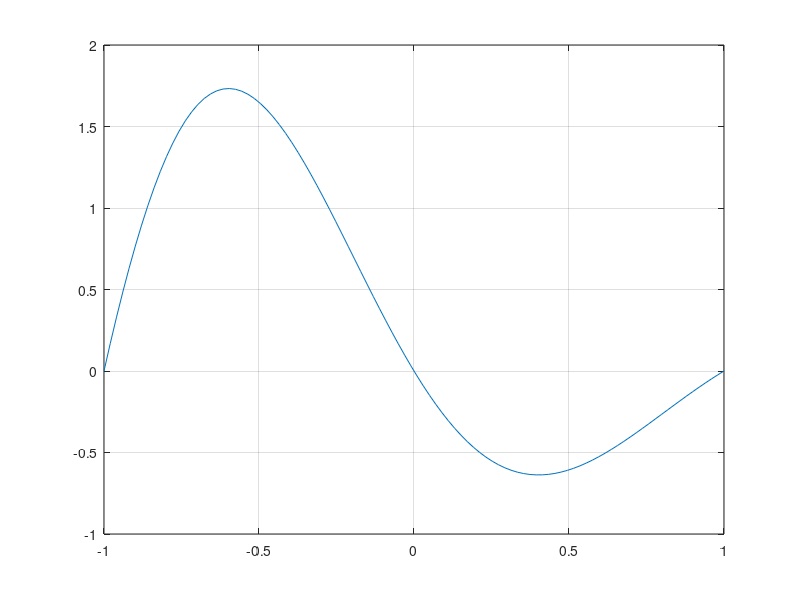

The MATLAB script that drew this image: (Note: this script raises an error after producing the figure.)
clear all
close all
clc

f = @(x) -sin(pi*x).*exp(-x);
Ns = [5, 10, 15];
Ks = [2, 5, 8];
x1 = linspace(-1, 1, 100);

%%Problem 1
for i = 1 : 3
    N = Ns(i);
    y = f(x1);
    
    figure (i)
    plot(x1, y);
    hold on
    grid on
    [x, y] = createXY(N);
    plot(x, y, '*');
    xlabel('x');
    ylabel('y');
    title(['N = ', num2str(N)]);
end


Ns = [10, 20, 40];
Ks = [5, 18, 35];

%%Problem 2
for i = 1 : 3
    N = Ns(i);
    K = Ks(i);
    [x, y, fxLS, fxLSChol] = LSsolve(K, N);
    figure(i+3)
    plot(x1, f(x1), x, fxLS, '-o')
    legend('reference function', 'result of approximation')
    grid on
    xlabel('x')
    ylabel('f(x)')
    title(['The approximation of f(x) for N = ', num2str(N), ' and K = ', num2str(K)]);
end

%Problem 3
%Dependence of indicator on N and K
K = [4:40];
N = [6:42];
accuracy = zeros(length(K), length(N));
accuracyInf = zeros(length(K), length(N));

for k = 4 : 40
    for n = k+2 : 42
        [x, y, fxLS, ] = LSsolve(k, n);
        accuracy(k-3, n-k-1) = norm(fxLS - y) / norm(y);
        accuracyInf(k-3, n-k-1) = norm(fxLS - y, Inf) / norm(y, Inf);
    end
end

figure(7)
mesh(K, N, log10(accuracy))
xlabel('K');
ylabel('N');
zlabel('\bf \delta_{2}');
title('The dependence of \delta_{2}(K, N) on N and K');
grid on

figure(8)
mesh(K, N, log10(accuracyInf))
xlabel('K');
ylabel('N');
zlabel('\bf \delta_{\infty}');
title('The dependence of \delta_{\infty}(K, N) on N and K');
grid on


%Problem 4
err = [0.01, 0.001, 0.0001];
accuracy = zeros(length(K), length(N));
accuracyInf = zeros(length(K), length(N));
variance = zeros(length(K), length(N));
for i = 1 : 3
    lvDisturbance = err(i);
    for k = 4 : 40
        for n = k+2 : 42
            [x, y, fxLS, ] = LSsolveErr(k, n, lvDisturbance);
            accuracy(k-3, n-k-1) = norm(fxLS - y) / norm(y);
            accuracyInf(k-3, n-k-1) = norm(fxLS - y, Inf) / norm(y, Inf);
            variance(k-3, n-k-1) = var(y);
        end
    end

    figure(2*i + 7)
    mesh(K, N, log10(accuracy))
    xlabel('K');
    ylabel('N');
    zlabel('\bf \delta_{2}');
    title(['The dependence of \delta_{2}(K, N) on \sigma_{y}^{2} with level of disturbance is ', num2str(lvDisturbance)]);
    grid on

    figure(2*i + 8)
    mesh(K, N, log10(accuracyInf))
    xlabel('K');
    ylabel('N');
    zlabel('\bf \delta_{\infty}');
    title(['The dependence of \delta_{\infty}(K, N) on \sigma_{y}^{2}with level of disturbance is ', num2str(lvDisturbance)]);
    grid on
end

%%Function to solve approximation
function[x, y, fxLS, fxLSChol] = LSsolve(K, N)
    [x, y] = createXY(N);
    y = y';
    P = createBase(K, N, x);
    res = (P' * P) \ (P' * y);
    resCB = solveCB(P' * P, P' * y);
    fxLS = P * res;
    fxLSChol = P * resCB;
end


%%Function to solve approximation with error
function[x, y, fxLS, fxLSChol] = LSsolveErr(K, N, err)
    [x, y] = createXY(N);
    y = y';
    yErr = randn(N,1) * err;
    y = y .* (1 + yErr);
    P = createBase(K, N, x);
    res = (P' * P) \ (P' * y);
    resCB = solveCB(P' * P, P' * y);
    fxLS = P * res;
    fxLSChol = P * resCB;
end


%%Function to create data {(xn, yn)|n = 1, ..., N}-------------
function [X, Y] = createXY(N)
    f = @(x) -sin(pi*x).*exp(-x);
    for n = 1 : N
        X(n) = -1 + 2*(n-1)/(N-1);
    end
    Y = f(X);
end


%%Function to creaatebase---------------------------------------
function P = createBase(K, N, x)
    for n = 1 : N
        P(n, 1) = 1;
        P(n, 2) = x(n);
        for j = 3 : K+1
            k = j-1;
            P(n, j) = (2*k-1)/k * x(n) * P(n, j-1) - (k-1)/k * P(n, j-2);
        end
    end
end


%%Cholesky function----------------------------------------------    
function [L] = Cholesky(A)
    N = length(A);
    L = A-A;
    for i = 1  : N
        L(i, i) = sqrt( A(i, i) - L(i, :)*L(i, :)' );

        for j = (i + 1) : N
            L(j, i) = ( A(j, i) - L(i, :)*L(j, :)' )/L(i, i);
        end
    end
end


%%Function to sovle linear system---------------------------------------
function [X] = solveCB(A, b)
    L = Cholesky(A);
    Lt = L';
    [n , ~] = size(A);
    y = zeros(n, 1);
    X = zeros(n, 1);
    
    y(1) = b(1)/L(1, 1);
    for i = 2 : n
        y(i) = (b(i) - L(i, :)*y)/L(i, i);
    end
    
    X(n) = y(n)/Lt(n, n);
    for i = n-1 : -1 : 1
        X(i) = (y(i) - Lt(i, :)*X)/L(i, i);
    end
end